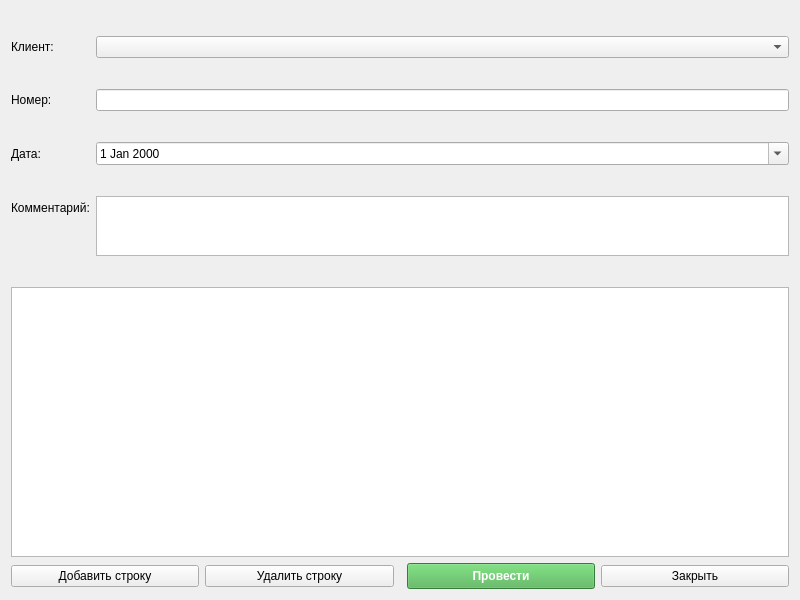
<?xml version="1.0" encoding="UTF-8"?>
<ui version="4.0">
    <class>RentalForm</class>
    <widget class="QWidget" name="RentalForm">
        <property name="geometry">
            <rect><x>0</x><y>0</y><width>800</width><height>600</height></rect>
        </property>
        <layout class="QVBoxLayout" name="verticalLayout">
            <item>
                <layout class="QFormLayout" name="formLayout">
                    <item row="0" column="0"><widget class="QLabel" name="label"><property name="text"><string>Клиент:</string></property></widget></item>
                    <item row="0" column="1"><widget class="QComboBox" name="comboBoxClient"/></item>
                    <item row="1" column="0"><widget class="QLabel" name="label_2"><property name="text"><string>Номер:</string></property></widget></item>
                    <item row="1" column="1"><widget class="QLineEdit" name="lineEditNumber"/></item>
                    <item row="2" column="0"><widget class="QLabel" name="label_3"><property name="text"><string>Дата:</string></property></widget></item>
                    <item row="2" column="1"><widget class="QDateEdit" name="dateEdit"><property name="calendarPopup"><bool>true</bool></property></widget></item>
                    <item row="3" column="0"><widget class="QLabel" name="label_4"><property name="text"><string>Комментарий:</string></property></widget></item>
                    <item row="3" column="1"><widget class="QTextEdit" name="textEditComment"><property name="maximumSize"><size><width>16777215</width><height>60</height></size></property></widget></item>
                </layout>
            </item>
            <item>
                <widget class="QTableView" name="tableView">
                    <property name="alternatingRowColors"><bool>true</bool></property>
                </widget>
            </item>
            <item>
                <layout class="QHBoxLayout" name="horizontalLayout">
                    <item><widget class="QPushButton" name="btnAddRow"><property name="text"><string>Добавить строку</string></property></widget></item>
                    <item><widget class="QPushButton" name="btnDeleteRow"><property name="text"><string>Удалить строку</string></property></widget></item>
                    <item><spacer name="horizontalSpacer"><property name="orientation"><enum>Qt::Horizontal</enum></property></spacer></item>
                    <item><widget class="QPushButton" name="btnPost"><property name="text"><string>Провести</string></property><property name="styleSheet"><string>QPushButton { background-color: #4CAF50; color: white; font-weight: bold; padding: 5px; }</string></property></widget></item>
                    <item><widget class="QPushButton" name="btnClose"><property name="text"><string>Закрыть</string></property></widget></item>
                </layout>
            </item>
        </layout>
    </widget>
    <resources/>
    <connections/>
</ui>
